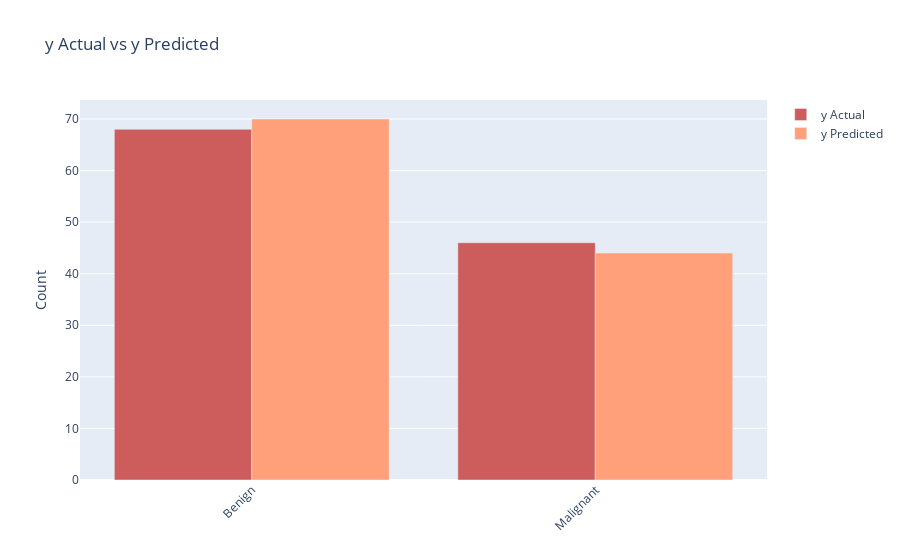

Write notebook code for a chart like this one.
### Markdown cell above
#### Visual Comparisons

### Code cell
import plotly.graph_objects as go

samples = ['Benign', 'Malignant']

fig = go.Figure()

fig.add_trace(go.Bar(
    x = samples,
    y = df_counts['y Actual Count'],
    name = 'y Actual',
    marker_color= 'indianred'
))

fig.add_trace(go.Bar(
    x = samples,
    y = df_counts['y Predicted Count'],
    name = 'y Predicted',
    marker_color = 'lightsalmon'
))

fig.update_layout(
    title="y Actual vs y Predicted",
    yaxis_title = 'Count',
    barmode='group', 
    xaxis_tickangle=-45
)

fig.show()

### Figure 1 — Plotly figure (JSON) as saved in the notebook; plotly's stock layout.template omitted (floating-point values rounded to 4 significant figures)
{"data": [{"marker": {"color": "indianred"}, "name": "y Actual", "type": "bar", "x": ["Benign", "Malignant"], "y": [68, 46]}, {"marker": {"color": "lightsalmon"}, "name": "y Predicted", "type": "bar", "x": ["Benign", "Malignant"], "y": [70, 44]}], "layout": {"barmode": "group", "title": {"text": "y Actual vs y Predicted"}, "xaxis": {"tickangle": -45}, "yaxis": {"title": {"text": "Count"}}}}
